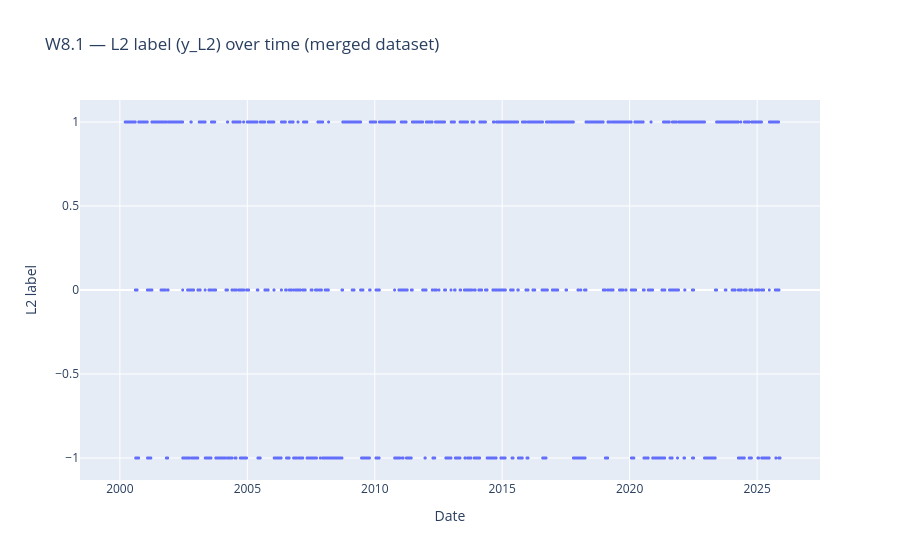

The notebook cell this image was saved under:
### Code cell
# W8.1.1 – Load + inspect + inner-join diagnostics (features + L2 labels)

from pathlib import Path
import pandas as pd
import numpy as np
import plotly.express as px

pd.set_option("display.width", 140)
pd.set_option("display.max_columns", 80)


FEATURES_PATH = Path("../data/derived/mru_usd_features_all_week5.csv")
L2_PATH       = Path("../data/derived/mru_usd_labels_L2_ma10_50_h5.csv")

print(f"FEATURES_PATH: {FEATURES_PATH.resolve()}")
print(f"FEATURES exists: {FEATURES_PATH.exists()}")
print(f"L2_PATH:       {L2_PATH.resolve()}")
print(f"L2 exists:     {L2_PATH.exists()}")

if not FEATURES_PATH.exists() or not L2_PATH.exists():
    missing = []
    if not FEATURES_PATH.exists():
        missing.append(str(FEATURES_PATH))
    if not L2_PATH.exists():
        missing.append(str(L2_PATH))
    print(f"Missing file(s): {missing}")
    raise SystemExit(1)

print("\n--- Load CSVs ---")
features_df = pd.read_csv(FEATURES_PATH)
l2_df = pd.read_csv(L2_PATH)

print("\n--- Basic shapes ---")
print(f"features_df: {features_df.shape}")
print(f"l2_df:       {l2_df.shape}")

print("\n--- Columns (features_df) ---")
print(list(features_df.columns))
print("\n--- Columns (l2_df) ---")
print(list(l2_df.columns))

print("\n--- Dtypes (features_df) ---")
print(features_df.dtypes)
print("\n--- Dtypes (l2_df) ---")
print(l2_df.dtypes)

print("\n--- Head(3) (features_df) ---")
print(features_df.head(3))
print("\n--- Head(3) (l2_df) ---")
print(l2_df.head(3))

if "date" not in features_df.columns or "date" not in l2_df.columns:
    print("\nNot provable from provided evidence.")
    raise SystemExit(1)

if "y_L2" not in l2_df.columns:
    print("\nNot provable from provided evidence.")
    raise SystemExit(1)

features_df["date"] = pd.to_datetime(features_df["date"], errors="coerce")
l2_df["date"] = pd.to_datetime(l2_df["date"], errors="coerce")

print(f"features_df date min/max: {features_df['date'].min()} → {features_df['date'].max()}")
print(f"l2_df date min/max:       {l2_df['date'].min()} → {l2_df['date'].max()}")

print(f"features_df NaNs in date: {features_df['date'].isna().sum()}")
print(f"l2_df NaNs in date:       {l2_df['date'].isna().sum()}")
print(f"l2_df NaNs in y_L2:       {l2_df['y_L2'].isna().sum()}")

print(f"features_df duplicated(date): {features_df['date'].duplicated().sum()}")
print(f"l2_df duplicated(date):       {l2_df['date'].duplicated().sum()}")

features_df = features_df.sort_values("date").copy()
l2_df = l2_df.sort_values("date").copy()

feat_dates = pd.Index(features_df["date"].dropna().unique())
lab_dates  = pd.Index(l2_df["date"].dropna().unique())

only_in_features = feat_dates.difference(lab_dates)
only_in_labels   = lab_dates.difference(feat_dates)
in_both          = feat_dates.intersection(lab_dates)

print(f"unique dates in features: {len(feat_dates)}")
print(f"unique dates in labels:   {len(lab_dates)}")
print(f"intersection (joinable):  {len(in_both)}")
print(f"only in features:         {len(only_in_features)}")
print(f"only in labels:           {len(only_in_labels)}")

merged = pd.merge(
    features_df,
    l2_df[["date", "y_L2"]],
    on="date",
    how="inner",
    validate="one_to_one" if (features_df["date"].is_unique and l2_df["date"].is_unique) else "many_to_many"
)

print(f"merged shape: {merged.shape}")
print(f"merged date min/max: {merged['date'].min()} → {merged['date'].max()}")

merged_sorted = merged.sort_values("date").reset_index(drop=True)
is_unique_dates = merged_sorted["date"].is_unique
is_monotonic = merged_sorted["date"].is_monotonic_increasing

print(f"Unique dates in merged: {is_unique_dates}")
print(f"Monotonic increasing dates: {is_monotonic}")


dist = merged_sorted["y_L2"].value_counts(dropna=False)
print(dist)

valid_labels = set(pd.Series(merged_sorted["y_L2"]).dropna().unique().tolist())
allowed = {-1, 0, 1}
subset_ok = valid_labels.issubset(allowed)

print(f"Observed non-NaN labels: {sorted(valid_labels)}")
print(f"Subset of {{-1,0,1}}: {subset_ok}")

merged_sorted["year"] = merged_sorted["date"].dt.year
yearly_counts = (
    merged_sorted
    .dropna(subset=["year"])
    .groupby(["year", "y_L2"])
    .size()
    .rename("count")
    .reset_index()
    .sort_values(["year", "y_L2"])
)

print(yearly_counts.to_string(index=False))

fig = px.scatter(
    merged_sorted,
    x="date",
    y="y_L2",
    title="W8.1 — L2 label (y_L2) over time (merged dataset)",
    labels={"date": "Date", "y_L2": "L2 label"},
)
fig.update_traces(marker=dict(size=3))
fig.show()

pass_one_table = merged_sorted.shape[0] > 0
pass_unique = bool(is_unique_dates)
pass_monotonic = bool(is_monotonic)
pass_labels = bool(subset_ok)

print(f"[{'PASS' if pass_one_table else 'FAIL'}] Non-empty merged table")
print(f"[{'PASS' if pass_unique else 'FAIL'}] No duplicated dates in merged")
print(f"[{'PASS' if pass_monotonic else 'FAIL'}] Strictly increasing date order after sort")
print(f"[{'PASS' if pass_labels else 'FAIL'}] y_L2 labels subset of {{-1,0,1}} (excluding NaN)")

### Figure 1 — Plotly figure (JSON) as saved in the notebook; plotly's stock layout.template omitted (floating-point values rounded to 4 significant figures; data arrays with more than 128 entries replaced by an {"elided": "..."} marker saying what was removed)
{"data": [{"hovertemplate": "Date=%{x}<br>L2 label=%{y}<extra></extra>", "legendgroup": "", "marker": {"color": "#636efa", "size": 3, "symbol": "circle"}, "mode": "markers", "name": "", "showlegend": false, "type": "scattergl", "x": {"elided": "6752 str values"}, "xaxis": "x", "y": {"elided": "6752 float values"}, "yaxis": "y"}], "layout": {"legend": {"tracegroupgap": 0}, "title": {"text": "W8.1 — L2 label (y_L2) over time (merged dataset)"}, "xaxis": {"anchor": "y", "domain": [0, 1], "title": {"text": "Date"}}, "yaxis": {"anchor": "x", "domain": [0, 1], "title": {"text": "L2 label"}}}}
